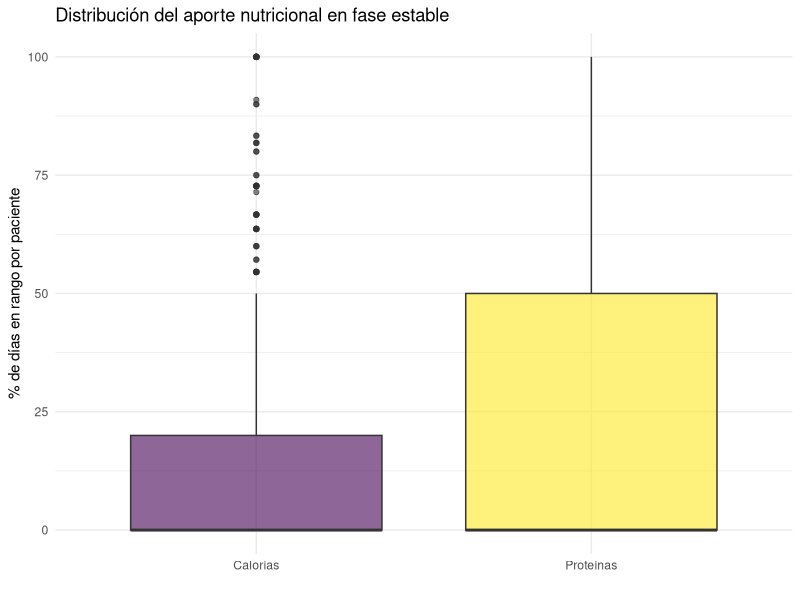

Here is the R script that generated this plot:
# ---- Instalación de paquetes ----
if (!require("haven")) {
  install.packages("haven")
}

library(haven)
library(dplyr)
library(lubridate)
library(knitr)
library(tidyr)
library(ggplot2)


# ---- Preparación de los datos ----

# Carga de datos
datos <- read_sav("ENPIC_BMI_525.sav")

# Acceso a variables
attr(datos$SUPRE_NPT, "label")
attr(datos$SUPRE_NPT, "labels")

# Valores faltantes
datos <- datos %>% filter(!is.na(FINICNE2) | !is.na(FINICNPT2))

# Comprobación de grupos
datos <- datos %>%
  mutate(
    # Conversión a formato de fecha
    Inicio_NE = parse_date_time(FINICNE2,
                                orders = c("ymd HMS", "ymd HM", "ymd"),
                                tz = "UTC"),
    Inicio_NPT = parse_date_time(FINICNPT2,
                                 orders = c("ymd HMS", "ymd HM", "ymd"),
                                 tz = "UTC"),
    
    # Grupo teórico
    check = case_when(
      !is.na(FINICNE2) & is.na(FINICNPT2) ~ 1,
      is.na(FINICNE2) & !is.na(FINICNPT2) ~ 2,
      !is.na(FINICNE2) & !is.na(FINICNPT2) & FINICNE2 < FINICNPT2 ~ 3,
      !is.na(FINICNE2) & !is.na(FINICNPT2) & FINICNE2 > FINICNPT2 ~ 4,
      TRUE ~ NA_real_
    )
  )

# Registros erróneos
datos_comprobacion_grupos <- datos %>%
  select(IDICOMEP, TIPO_SN_Grupo, check, FINICNE2, FINICNPT2) %>%
  filter(is.na(check) | TIPO_SN_Grupo != check)

datos_comprobacion_fechas <- datos %>%
  select(IDICOMEP, FECHAING, INGUCI, FINICNE2, FFINNE2, FINICNPT2, FFINNPT2) %>%
  filter(FINICNE2 < FECHAING | FINICNPT2 < FECHAING)

# Corrección de errores
datos$FINICNPT2[datos$IDICOMEP == 4007] <- 
  datos$FINICNPT2[datos$IDICOMEP == 4007] - lubridate::years(90)

datos$TIPO_SN_Grupo[datos$IDICOMEP == 34006] <- 3
datos$TIPO_SN_Grupo[datos$IDICOMEP == 34007] <- 3


# ---- Características de la muestra ----
#


# ---- I1. Identificación de enfermos en riesgo nutricional ----

resumen_i1 <- datos %>%
  # 1. Filtrado de pacientes con estancia > 48 h
  filter(DIASUCI >= 2) %>% # Todos
  
  # 2. Cálculo del porcentaje y los IC
  summarise(
    Indicador = "1. Riesgo nutricional",
    Numerador = sum(!is.na(NUTRIC_Score)),
    Denominador = n(),
    `Resultado (%)` = round((Numerador / Denominador) * 100, 2),
    `IC 95% (inf – sup)` = 
      sprintf("(%.2f – %.2f)", 
              prop.test(Numerador, Denominador)$conf.int[1] * 100, 
              prop.test(Numerador, Denominador)$conf.int[2] * 100),
    Estándar = "100%"
  )

# No tiene sentido el contraste de hipótesis porque al comparar 
# con el estándar (100%, objetivo ideal) siempre dará significación


# ---- I2. Valoración del estado nutricional ----

resumen_i2 <- datos %>%
  # 1. Filtrado de pacientes con riesgo nutricional (NUTRIC Score > 5)
  filter(NUTRIC_Score >= 5) %>%
  
  # 2. Cálculo del porcentaje y los IC
  summarise(
    Indicador = "2. Estado nutricional",
    Numerador = sum(!is.na(VGSING2)),
    Denominador = n(),
    `Resultado (%)` = round((Numerador / Denominador) * 100, 2),
    `IC 95% (inf – sup)` = 
      sprintf("(%.2f – %.2f)", 
              prop.test(Numerador, Denominador)$conf.int[1] * 100, 
              prop.test(Numerador, Denominador)$conf.int[2] * 100),
    Estándar = "100%"
  )

# !! Pacientes sin NUTRIC Score no entran en el cálculo


# ---- I4. Adecuación del aporte calórico y proteico ----

# Cálculos adicionales
datos <- datos %>%
  mutate(
    # 1. Cálculo del peso ideal y del peso ajustado
    Peso_ideal = 25 * (TALLA^2),
    Peso_ajustado = (PESOACT - Peso_ideal) * 0.33 + Peso_ideal,
    
    # 2. Peso a utilizar según IMC
    Peso_calculo = if_else(BMI < 30, PESOACT, Peso_ajustado),
    
    # 3. Media del aporte calórico los 3 primeros días
    Media_cal_aguda = 
      rowMeans(pick(num_range("CALORIA", 1:3)), na.rm = TRUE) / Peso_calculo,
    
    # 4. Media del aporte calórico a partir del 4º día
    Media_cal_estable = 
      rowMeans(pick(num_range("CALORIA", 4:14)), na.rm = TRUE) / Peso_calculo,
    
    # 3. Media del aporte proteico los 3 primeros días
    Media_prot_aguda = 
      rowMeans(pick(num_range("PROT", 1:3)), na.rm = TRUE) / Peso_calculo,
    
    # 4. Media del aporte proteico a partir del 4º día
    Media_prot_estable = 
      rowMeans(pick(num_range("PROT", 4:14)), na.rm = TRUE) / Peso_calculo
  )

# Peso ajustado = (actual - ideal) * 0.33 + ideal
# Peso ideal = 25 * talla^2
# Referència: Singer et al. (2019)

# Aporte calórico
resumen_i4_cal <- datos %>%
  # 1. Filtrado de pacientes con datos en fase estable
  filter(!is.na(Media_cal_estable)) %>%
  
  # 2. Cálculo del porcentaje y los IC
  summarise(
    Indicador = "4a. Aporte calórico",
    Numerador = sum(Media_cal_estable >= 25 & Media_cal_estable <= 30, 
                    na.rm = TRUE),
    Denominador = n(),
    `Resultado (%)` = round((Numerador / Denominador) * 100, 2),
    `IC 95% (inf – sup)` = 
      sprintf("(%.2f – %.2f)", 
              prop.test(Numerador, Denominador)$conf.int[1] * 100, 
              prop.test(Numerador, Denominador)$conf.int[2] * 100),
    Estándar = ">80%"
  )

# Aporte proteico
resumen_i4_prot <- datos %>%
  # 1. Filtrado de pacientes con datos en fase estable
  filter(!is.na(Media_prot_estable)) %>%
  
  # 2. Cálculo del porcentaje y los IC
  summarise(
    Indicador = "4b. Aporte proteico",
    Numerador = sum(Media_prot_estable >= 1.3, na.rm = TRUE),
    Denominador = n(),
    `Resultado (%)` = round((Numerador / Denominador) * 100, 2),
    `IC 95% (inf – sup)` = 
      sprintf("(%.2f – %.2f)", 
              prop.test(Numerador, Denominador, p = 0.8)$conf.int[1] * 100, 
              prop.test(Numerador, Denominador, p = 0.8)$conf.int[2] * 100),
    Estándar = ">80%"
  )

resumen_i4 <- bind_rows(resumen_i4_cal, resumen_i4_prot)
rm(resumen_i4_cal, resumen_i4_prot)

# Análisis del error en el aporte calórico
error_cal <- datos %>%
  # 1. Filtrado de pacientes con datos en fase estable
  filter(!is.na(Media_cal_estable)) %>%
  
  # 2. Casos de error
  mutate(
    Categoria_cal = case_when(
      Media_cal_estable < 25 ~ "Hiponutrición",
      Media_cal_estable >= 25 & Media_cal_estable <= 30 ~ "Aporte adecuado",
      Media_cal_estable > 30 ~ "Hipernutrición"
    )
  ) %>%
  
  # 3. Resumen
  group_by(Categoria_cal) %>%
  summarise(
    Total_grupo = n(),
    Porcentaje = round(
      (Total_grupo / nrow(filter(datos, !is.na(Media_cal_estable)))) * 100, 2
    )
  )

# Días dentro del rango objetivo (calorías)
datos <- datos %>%
  rowwise %>%
  mutate(
    # Días con datos (no NA)
    n_dias_cal = sum(!is.na(c_across(CALORIA4:CALORIA14))),
    
    # Días dentro del rango
    n_dias_rango_cal = sum(
      (c_across(CALORIA4:CALORIA14) / Peso_calculo) >= 25 &
        (c_across(CALORIA4:CALORIA14) / Peso_calculo) <= 30,
      na.rm = TRUE
    ),
    
    # Porcentaje de cumplimiento
    cumplimiento_cal = if_else(n_dias_cal > 0,
                           (n_dias_rango_cal / n_dias_cal) * 100,
                           NA_real_)
  ) %>%
  ungroup()

# Días dentro del rango objetivo (proteínas)
datos <- datos %>% 
  rowwise %>%
  mutate(
    # Días con datos (no NA)
    n_dias_prot = sum(!is.na(c_across(PROT4:PROT14))),
    
    # Días dentro del rango
    n_dias_rango_prot = sum(
      (c_across(PROT4:PROT14) / Peso_calculo) >= 1.3,
      na.rm = TRUE
    ),
    
    # Porcentaje de cumplimiento
    cumplimiento_prot = if_else(n_dias_prot > 0,
                           (n_dias_rango_prot / n_dias_prot) * 100,
                           NA_real_)
  ) %>%
  ungroup()

# Boxplot
datos_boxplot <- datos %>%
  select(cumplimiento_cal, cumplimiento_prot) %>%
  pivot_longer(cols = everything(),
               names_to = "Indicador",
               values_to = "Porcentaje") %>%
  mutate(Indicador = recode(Indicador,
                            "cumplimiento_cal" = "Calorías",
                            "cumplimiento_prot" = "Proteínas")) %>%
  filter(!is.na(Porcentaje))

ggplot(datos_boxplot, aes(x = Indicador, y = Porcentaje, fill = Indicador)) +
  geom_boxplot(alpha = 0.6) +
  scale_fill_viridis_d(option = "viridis") +
  labs(title = "Distribución del aporte nutricional en fase estable",
       y = "% de días en rango por paciente",
       x = "") +
  theme_minimal() +
  theme(legend.position = "none")

# Para inferencia: tabla de contingencia fase aguda - fase estable


# ---- I6. Nutrición enteral precoz ----

resumen_i6 <- datos %>%
  # 1. Filtrado de pacientes con NE o NE-NPT e indicación de NE
  filter(TIPO_SN_Grupo %in% c(1, 3), !is.na(INDICA_NE)) %>%
  
  # 2. Cálculo del porcentaje y los IC
  summarise(
    Indicador = "6. NE precoz",
    Numerador = sum(SN_Menos48h == 1),
    Denominador = n(),
    `Resultado (%)` = round((Numerador / Denominador) * 100, 2),
    `IC 95% (inf – sup)` = 
      sprintf("(%.2f – %.2f)", 
              prop.test(Numerador, Denominador)$conf.int[1] * 100, 
              prop.test(Numerador, Denominador)$conf.int[2] * 100),
    Estándar = "100%"
  )


# ---- I7. Uso adecuado de NPT ----

resumen_i7 <- datos %>%
  # 1. Filtrado de pacientes que reciben NPT
  filter(!is.na(FINICNPT2)) %>%
  
  # 2. Cálculo del porcentaje y los IC
  summarise(
    Indicador = "7. NPT adecuada",
    Numerador = sum(!is.na(INDICA_NTP) | !is.na(INDICA_NTP_PocoAporte)),
    Denominador = n(),
    `Resultado (%)` = round((Numerador / Denominador) * 100, 2),
    `IC 95% (inf – sup)` = 
      sprintf("(%.2f – %.2f)", 
              prop.test(Numerador, Denominador, 0.9)$conf.int[1] * 100, 
              prop.test(Numerador, Denominador, 0.9)$conf.int[2] * 100),
    Estándar = ">90%"
  )


# ---- I8. Adecuación temporal de la NPC ----

resumen_i8 <- datos %>%
  # 1. Pacientes con NE o NE-NPT y valores registradps del 4º día 
  filter(TIPO_SN_Grupo %in% c(1, 3), !is.na(CALORIA4), !is.na(PROT4)) %>%
  
  # 2. Pacientes con <60% del aporte nutricional
  filter(CALORIA4 < (15 * Peso_calculo) | PROT4 < (0.8 * Peso_calculo)) %>%
  
  # 3. Tiempo hasta inicio de NPC
  mutate(
    FINICNE2 = ymd_hms(FINICNE2),
    FINICNPT2 = ymd_hms(FINICNPT2),
    dias_npc = as.numeric(difftime(FINICNPT2, FINICNE2, units = "days"))
  ) %>%
  
  # 4. Cálculo del porcentaje y los IC
  summarise(
    Indicador = "8. NPC adecuada",
    Numerador = sum(dias_npc <= 5, na.rm = TRUE),
    Denominador = n(),
    `Resultado (%)` = round((Numerador / Denominador) * 100, 2),
    `IC 95% (inf – sup)` = 
      sprintf("(%.2f – %.2f)", 
              prop.test(Numerador, Denominador, 0.9)$conf.int[1] * 100, 
              prop.test(Numerador, Denominador, 0.9)$conf.int[2] * 100),
    Estándar = ">90%"
  )

# Aporte nutricional 60%: 15 kcal/kg/día y 0.8 g/kg/día


# ---- Indicador 9 ----


# ---- I12. Disfunción hepática asociada a la NP ----

resumen_i12 <- datos %>%
  # 1. Filtrado de pacientes que reciben NPT durante al menos 7 días
  filter(TOTALNPT22 >= 7) %>%
  
  # 2. Pacientes con disfunción hepática según grupo
  mutate(
    Colestasis = case_when(
      TIPO_SN_Grupo %in% c(2, 4) ~ 
        (FALCALI7 > 280 | GAMGT7 > 50 | FILIRUB7 > 1.2 |
           FALCALIA > 280 | GAMGTA > 50 | FILIRUBA > 1.2),
      TRUE ~ (FALCALIA > 280 | GAMGTA > 50 | FILIRUBA > 1.2)
    ),
    
    Necrosis = case_when(
      TIPO_SN_Grupo %in% c(2, 4) ~
        ((GOT7 > 40 | GPT7 > 42) & (FILIRUB7 > 1.2 | INR7 > 1.4)) |
        ((GOTA > 40 | GPTA > 42) & (FILIRUBA > 1.2 | INRA > 1.4)),
      TRUE ~ ((GOTA > 40 | GPTA > 42) & (FILIRUBA > 1.2 | INRA > 1.4))
    ),
    
    Lesion_mixta = case_when(
      TIPO_SN_Grupo %in% c(2, 4) ~
        ((FALCALIA > 280 | GAMGTA > 50) & (GOTA > 40 | GPTA > 42)) |
        ((FALCALIA > 280 | GAMGTA > 50) & (GOTA > 40 | GPTA > 42)),
      TRUE ~ ((FALCALIA > 280 | GAMGTA > 50) & (GOTA > 40 | GPTA > 42))
    ),
    
    DHANP = if_else(Colestasis | Necrosis | Lesion_mixta, 1, 0)
  ) %>%
  
  # 3. Cálculo del porcentaje y los IC
  summarise(
    Indicador = "12. DHANP",
    Numerador = sum(DHANP == 1, na.rm = TRUE),
    Denominador = n(),
    `Resultado (%)` = round((Numerador / Denominador) * 100, 2),
    `IC 95% (inf – sup)` = 
      sprintf("(%.2f – %.2f)", 
              prop.test(Numerador, Denominador, 0.2)$conf.int[1] * 100, 
              prop.test(Numerador, Denominador, 0.2)$conf.int[2] * 100),
    Estándar = "<20%"
  )

# DHANP por diagnóstico
tipo_dhanp <- datos %>%
  # 1. Filtrado de pacientes que reciben NPT durante al menos 7 días
  filter(TOTALNPT22 >= 7) %>%
  
  # 2. Pacientes con disfunción hepática según grupo
  mutate(
    Colestasis = case_when(
      TIPO_SN_Grupo %in% c(2, 4) ~ 
        (FALCALI7 > 280 | GAMGT7 > 50 | FILIRUB7 > 1.2 |
           FALCALIA > 280 | GAMGTA > 50 | FILIRUBA > 1.2),
      TRUE ~ (FALCALIA > 280 | GAMGTA > 50 | FILIRUBA > 1.2)
    ),
    
    Necrosis = case_when(
      TIPO_SN_Grupo %in% c(2, 4) ~
        ((GOT7 > 40 | GPT7 > 42) & (FILIRUB7 > 1.2 | INR7 > 1.4)) |
        ((GOTA > 40 | GPTA > 42) & (FILIRUBA > 1.2 | INRA > 1.4)),
      TRUE ~ ((GOTA > 40 | GPTA > 42) & (FILIRUBA > 1.2 | INRA > 1.4))
    ),
    
    Lesion_mixta = case_when(
      TIPO_SN_Grupo %in% c(2, 4) ~
        ((FALCALIA > 280 | GAMGTA > 50) & (GOTA > 40 | GPTA > 42)) |
        ((FALCALIA > 280 | GAMGTA > 50) & (GOTA > 40 | GPTA > 42)),
      TRUE ~ ((FALCALIA > 280 | GAMGTA > 50) & (GOTA > 40 | GPTA > 42))
    ),
    
    DHANP = if_else(Colestasis | Necrosis | Lesion_mixta, 1, 0)
  ) %>%
  
  summarise(
   Colestasis = mean(Colestasis, na.rm = TRUE) * 100,
   Necrosis = mean(Necrosis, na.rm = TRUE) * 100,
   Mixta = mean(Lesion_mixta, na.rm = TRUE) * 100
  )


# ---- Tabla resumen ----

# Tabla de indicadores
tabla_indicadores <- bind_rows(resumen_i1, resumen_i2, resumen_i4, resumen_i6,
                               resumen_i7, resumen_i8, resumen_i12)
